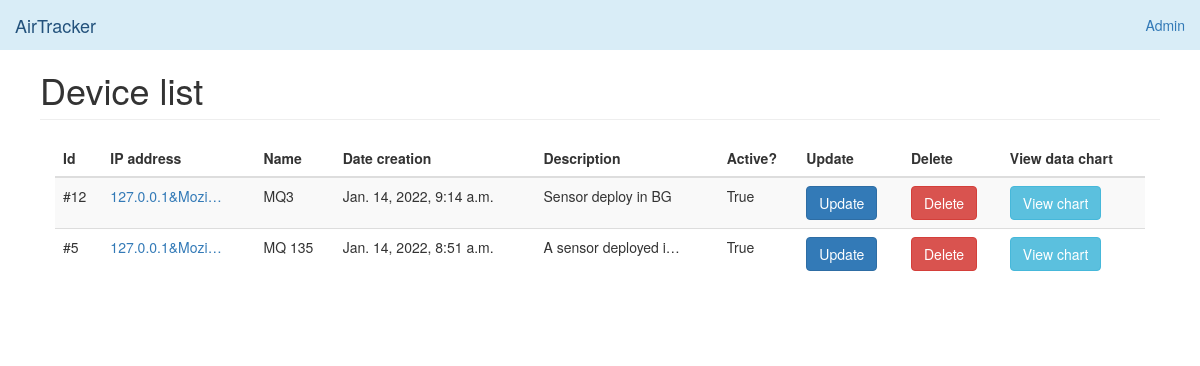
/en/device/list/ (signed in), run on an earlier commit of the app's database.
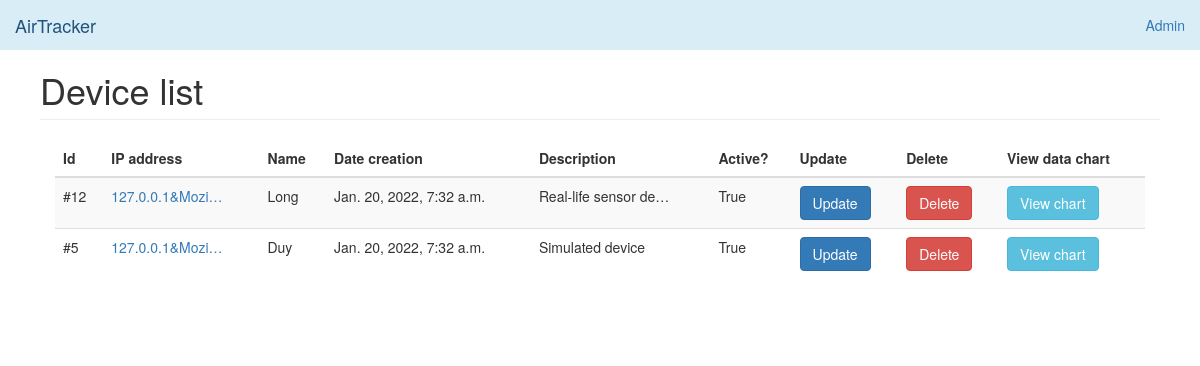
And on a later commit of the database.
### devices/models.py (models this page shows, shortened)
class Device(models.Model):
    name = models.CharField(_('Name'), max_length=60, help_text=_('Enter the name of device'))
    field_1 = models.CharField(_('Speed rate (ms - default: 7000)'), max_length=20, null=True, blank=True)
    field_id_1 = models.CharField(_('Field ID 1'), max_length=30, null=True, blank=True)
    field_2 = models.CharField(_('Voltage'), max_length=20, null=True, blank=True)
    field_id_2 = models.CharField(_('Field ID 2'), max_length=30, null=True, blank=True)
    field_3 = models.CharField(_('Amperage'), max_length=20, null=True, blank=True)
    field_id_3 = models.CharField(_('Field ID 3'), max_length=30, null=True, blank=True)
    field_4 = models.CharField(_('Manufacture'), max_length=20, null=True, blank=True)
    field_id_4 = models.CharField(_('Field ID 4'), max_length=30, null=True, blank=True)
    field_5 = models.CharField(_('Company'), max_length=20, null=True, blank=True)
    field_id_5 = models.CharField(_('Field ID 5'), max_length=30, null=True, blank=True)
    field_6 = models.CharField(_('Country'), max_length=20, null=True, blank=True)
    field_id_6 = models.CharField(_('Field ID 6'), max_length=30, null=True, blank=True)
    field_7 = models.CharField(_('Color'), max_length=20, null=True, blank=True)
    field_id_7 = models.CharField(_('Field ID 7'), max_length=30, null=True, blank=True)
    field_8 = models.CharField(_('Accompany device'), max_length=20, null=True, blank=True)
    field_id_8 = models.CharField(_('Field ID 8'), max_length=30, null=True, blank=True)
    field_9 = models.CharField(_('Date creation'), max_length=20, null=True, blank=True)
    field_id_9 = models.CharField(_('Field ID 9'), max_length=30, null=True, blank=True)
    field_10 = models.CharField(_('Quality'), max_length=20, null=True, blank=True)
    field_id_10 = models.CharField(_('Field ID 10'), max_length=30, null=True, blank=True)
    api_key = models.CharField(_('Api key'), max_length=200)  # api key
    description = models.TextField(_('Description'), blank=True, max_length=255)
    enable = models.BooleanField(_('Enable'), default=True)
    remote_address = models.CharField(_('Ip adress'), max_length=255)
    pub_date = models.DateTimeField(_('Date'), auto_now=True)
    class Meta:
        ordering = ['-pub_date']

### devices/views.py (the view)
# urls.py: path('device/list/', devices.device_list, name='device_list'),
@login_required(login_url=LOGIN_URL)
def device_list(request):
    device_list = True
    list = Device.objects.all()
    return render(request, "back/device_list.html", locals())

### devices/templatetags/custom_tags.py (called while the page is built)
@register.simple_tag
def version():
    try:
        return time.strftime('%m%d%Y/%u', time.gmtime(os.path.getmtime('.git/')))
    except:
        return 0

@register.simple_tag
def website_name():
    return WEBSITE_NAME

### templates/back/device_list.html (shortened to what this page needs)
{% extends "back/base.html" %}
{% load static %}
{% load custom_tags %}
{% load i18n %}
{% block website_name %}{% trans 'Device list' %}
{% endblock %}
{% block content %}
<div class="col-xs-12 col-sm-12 placeholder">
    <div class="table-responsive">
        <table class="table table-striped">
            <thead>
            <tr>
                <th>{% trans 'Id' %}</th>
                <th>{% trans 'IP address' %}</th>
                <th>{% trans 'Name' %}</th>
                <th>{% trans 'Date creation' %}</th>
                <th>{% trans 'Description' %}</th>
                <th>{% trans 'Active?' %}</th>
                <th>{% trans 'Update' %}</th>
                <th>{% trans 'Delete' %}</th>
                <th>{% trans 'View data chart' %}</th>
            </tr>
            </thead>
            <tbody>
            {% for i in list %}
            <tr>
                <td>#{{ i.id }}</td>
                <td><a class="tooltip-viewport-bottom" title="{{ i.remote_address }}">{{ i.remote_address | truncatechars:15 }}</a></td>
                <td>{{ i.name }}</td>
                <td>{{ i.pub_date }}</td>
                <td>{{ i.description | truncatechars:20 }}</td>
                <td>{{ i.enable }}</td>
                <td><a class="btn btn-primary" href="{% url 'device_edit' i.id %}" role="button">{% trans 'Update' %}</a></td>
                <td><a class="btn btn-danger" href="{% url 'device_delete' i.id %}" role="button" onclick="return confirm('{% trans 'Are you sure to delete this device?' %}');">{% trans 'Delete' %}</a></td>
                <td><a class="btn btn-info" href="{% url 'data_chart' i.id %}" role="button">{% trans 'View chart' %}</a></td>
            </tr>
            {% endfor %}
            </tbody>
        </table>
    </div>
</div>
{% endblock %}

### templates/back/base.html (shortened to what this page needs)
{% load static %}
{% load custom_tags %}
{% load i18n %}
{% get_current_language as LANGUAGE_CODE %}
<!DOCTYPE html>
<html lang="{{ LANGUAGE_CODE }}">
<head>
    <link href="{% static "back/dist/css/bootstrap.min.css" %}" rel="stylesheet">
    <link href="{% static "back/assets/css/ie10-viewport-bug-workaround.css" %}" rel="stylesheet">
    <link href="{% static "back/dashboard/dashboard.css" %}" rel="stylesheet">
    <link href="{% static "back/dashboard/sticky-footer.css" %}" rel="stylesheet">
</head>
<body>
{% include 'back/navbar.html' %}
<div class="container-fluid">
    <div class="row">
        <div class="col-sm-12 col-sm-offset-0 col-md-12 col-md-offset-0 main">
            <h1 class="page-header">{% block website_name %}{% endblock %}</h1>
            {% block content %}{% endblock %}
        </div>
    </div>
</div>
</body>
</html>

### templates/back/navbar.html (shortened to what this page needs)
{% load custom_tags %}
{% load i18n %}
{% load rest_framework %}
<nav class="navbar navbar-expand-lg navbar-fixed-top bg-info">
    <div class="container-fluid">
        <div class="navbar-header">
            <a class="navbar-brand" href="{% url 'index' %}">{% website_name %}</a>
        </div>
        <div id="navbar" class="navbar-collapse collapse">
            <ul class="nav navbar-nav navbar-right">
                <li><a href="/admin/">{% trans 'Admin' %}</a></li>
            </ul>
        </div>
    </div>
</nav>

### templates/back/sidebar.html (shortened to what this page needs)
{% load i18n %}

### templates/back/footer.html (shortened to what this page needs)
{% load static %}
{% load custom_tags %}
{% load i18n %}

### templates/back/js.html (shortened to what this page needs)
{% load static %}

### static/back/dashboard/dashboard.css (style rules this page uses)
body { padding-top: 50px; }
.navbar-fixed-top { border: 0; }
.main { padding: 20px; }
@media (min-width: 768px) { .main { padding-right: 40px; padding-left: 40px; } }
.main .page-header { margin-top: 0; }
.placeholder { margin-bottom: 20px; }

### static/back/dashboard/sticky-footer.css (style rules this page uses)
html { position: relative; min-height: 100%; }
body { margin-bottom: 60px; }

What changed in the data, as far as the page shows it:
changed Device id 12: name "MQ3" → "Long"; pub_date "Jan. 14, 2022, 9:14 a.m." → "Jan. 20, 2022, 7:32 a.m."; description "Sensor deploy in BG" → "Real-life sensor de…"
changed Device id 5: name "MQ 135" → "Duy"; pub_date "Jan. 14, 2022, 8:51 a.m." → "Jan. 20, 2022, 7:32 a.m."; description "A sensor deployed i…" → "Simulated device"
